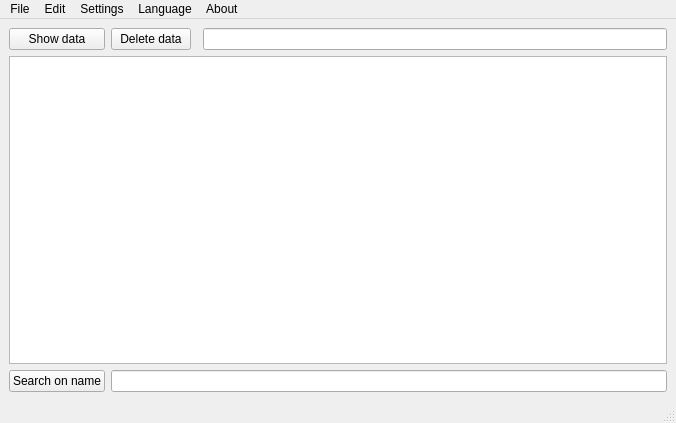
<?xml version="1.0" encoding="UTF-8"?>
<ui version="4.0">
 <class>MainWindow</class>
 <widget class="QMainWindow" name="MainWindow">
  <property name="geometry">
   <rect>
    <x>0</x>
    <y>0</y>
    <width>676</width>
    <height>423</height>
   </rect>
  </property>
  <property name="windowTitle">
   <string>MainWindow</string>
  </property>
  <widget class="QWidget" name="centralwidget">
   <layout class="QGridLayout" name="gridLayout_2">
    <item row="0" column="0">
     <layout class="QGridLayout" name="gridLayout">
      <item row="2" column="0">
       <widget class="QPushButton" name="pushSearch_on_name">
        <property name="text">
         <string>Search on name</string>
        </property>
        <property name="icon">
         <iconset resource="image.qrc">
          <normaloff>:/new/pref_image/images/search_data.png</normaloff>:/new/pref_image/images/search_data.png</iconset>
        </property>
       </widget>
      </item>
      <item row="0" column="0">
       <widget class="QPushButton" name="actionSelect">
        <property name="text">
         <string>Show data</string>
        </property>
        <property name="icon">
         <iconset resource="image.qrc">
          <normaloff>:/new/pref_image/images/show_data.png</normaloff>:/new/pref_image/images/show_data.png</iconset>
        </property>
       </widget>
      </item>
      <item row="0" column="1">
       <widget class="QPushButton" name="pushButtonDelete_data">
        <property name="text">
         <string>Delete data</string>
        </property>
        <property name="icon">
         <iconset resource="image.qrc">
          <normaloff>:/new/pref_image/images/delete_data.png</normaloff>:/new/pref_image/images/delete_data.png</iconset>
        </property>
       </widget>
      </item>
      <item row="1" column="0" colspan="4">
       <widget class="QTableView" name="tableView"/>
      </item>
      <item row="2" column="1" colspan="3">
       <widget class="QLineEdit" name="lineSearchName"/>
      </item>
      <item row="0" column="3">
       <widget class="QLineEdit" name="lineEditDelete">
        <property name="text">
         <string/>
        </property>
       </widget>
      </item>
     </layout>
    </item>
   </layout>
  </widget>
  <widget class="QMenuBar" name="menubar">
   <property name="geometry">
    <rect>
     <x>0</x>
     <y>0</y>
     <width>676</width>
     <height>26</height>
    </rect>
   </property>
   <widget class="QMenu" name="menuFile">
    <property name="title">
     <string>File</string>
    </property>
    <addaction name="actionConnect"/>
    <addaction name="actionexit"/>
   </widget>
   <widget class="QMenu" name="menuEdit">
    <property name="title">
     <string>Edit</string>
    </property>
    <addaction name="actionAdd_data"/>
    <addaction name="actionUpdate_data"/>
   </widget>
   <widget class="QMenu" name="menuAbout_author">
    <property name="title">
     <string>About </string>
    </property>
    <addaction name="actionAbout_the_author"/>
   </widget>
   <widget class="QMenu" name="menuSettings">
    <property name="title">
     <string>Settings</string>
    </property>
    <addaction name="actionAccept_window_size"/>
    <addaction name="actionReset_window_size"/>
   </widget>
   <widget class="QMenu" name="menuLanguage">
    <property name="title">
     <string>Language</string>
    </property>
    <addaction name="actionRussian"/>
    <addaction name="actionEnglish"/>
   </widget>
   <addaction name="menuFile"/>
   <addaction name="menuEdit"/>
   <addaction name="menuSettings"/>
   <addaction name="menuLanguage"/>
   <addaction name="menuAbout_author"/>
  </widget>
  <widget class="QStatusBar" name="statusbar"/>
  <action name="actionexit">
   <property name="icon">
    <iconset resource="image.qrc">
     <normaloff>:/new/pref_image/images/exit.png</normaloff>:/new/pref_image/images/exit.png</iconset>
   </property>
   <property name="text">
    <string>Exit</string>
   </property>
  </action>
  <action name="actionAdd_data">
   <property name="icon">
    <iconset resource="image.qrc">
     <normaloff>:/new/pref_image/images/add_data.png</normaloff>:/new/pref_image/images/add_data.png</iconset>
   </property>
   <property name="text">
    <string>Add data</string>
   </property>
  </action>
  <action name="actionUpdate_data">
   <property name="icon">
    <iconset resource="image.qrc">
     <normaloff>:/new/pref_image/images/update_data.png</normaloff>:/new/pref_image/images/update_data.png</iconset>
   </property>
   <property name="text">
    <string>Update data</string>
   </property>
  </action>
  <action name="actionConnect">
   <property name="icon">
    <iconset resource="image.qrc">
     <normaloff>:/new/pref_image/images/connect.png</normaloff>:/new/pref_image/images/connect.png</iconset>
   </property>
   <property name="text">
    <string>Connect</string>
   </property>
  </action>
  <action name="actionAbout_the_author">
   <property name="icon">
    <iconset resource="image.qrc">
     <normaloff>:/new/pref_image/images/about.png</normaloff>:/new/pref_image/images/about.png</iconset>
   </property>
   <property name="text">
    <string>About the author</string>
   </property>
  </action>
  <action name="actionAccept_window_size">
   <property name="icon">
    <iconset resource="image.qrc">
     <normaloff>:/new/pref_image/images/accept_window_size.png</normaloff>:/new/pref_image/images/accept_window_size.png</iconset>
   </property>
   <property name="text">
    <string>Accept window size</string>
   </property>
  </action>
  <action name="actionReset_window_size">
   <property name="icon">
    <iconset resource="image.qrc">
     <normaloff>:/new/pref_image/images/reset_window_size.png</normaloff>:/new/pref_image/images/reset_window_size.png</iconset>
   </property>
   <property name="text">
    <string>Reset window size</string>
   </property>
  </action>
  <action name="actionRussian">
   <property name="text">
    <string>Russian</string>
   </property>
  </action>
  <action name="actionEnglish">
   <property name="text">
    <string>English</string>
   </property>
  </action>
 </widget>
 <resources>
  <include location="image.qrc"/>
 </resources>
 <connections>
  <connection>
   <sender>actionexit</sender>
   <signal>triggered()</signal>
   <receiver>MainWindow</receiver>
   <slot>close()</slot>
   <hints>
    <hint type="sourcelabel">
     <x>-1</x>
     <y>-1</y>
    </hint>
    <hint type="destinationlabel">
     <x>414</x>
     <y>299</y>
    </hint>
   </hints>
  </connection>
 </connections>
</ui>
